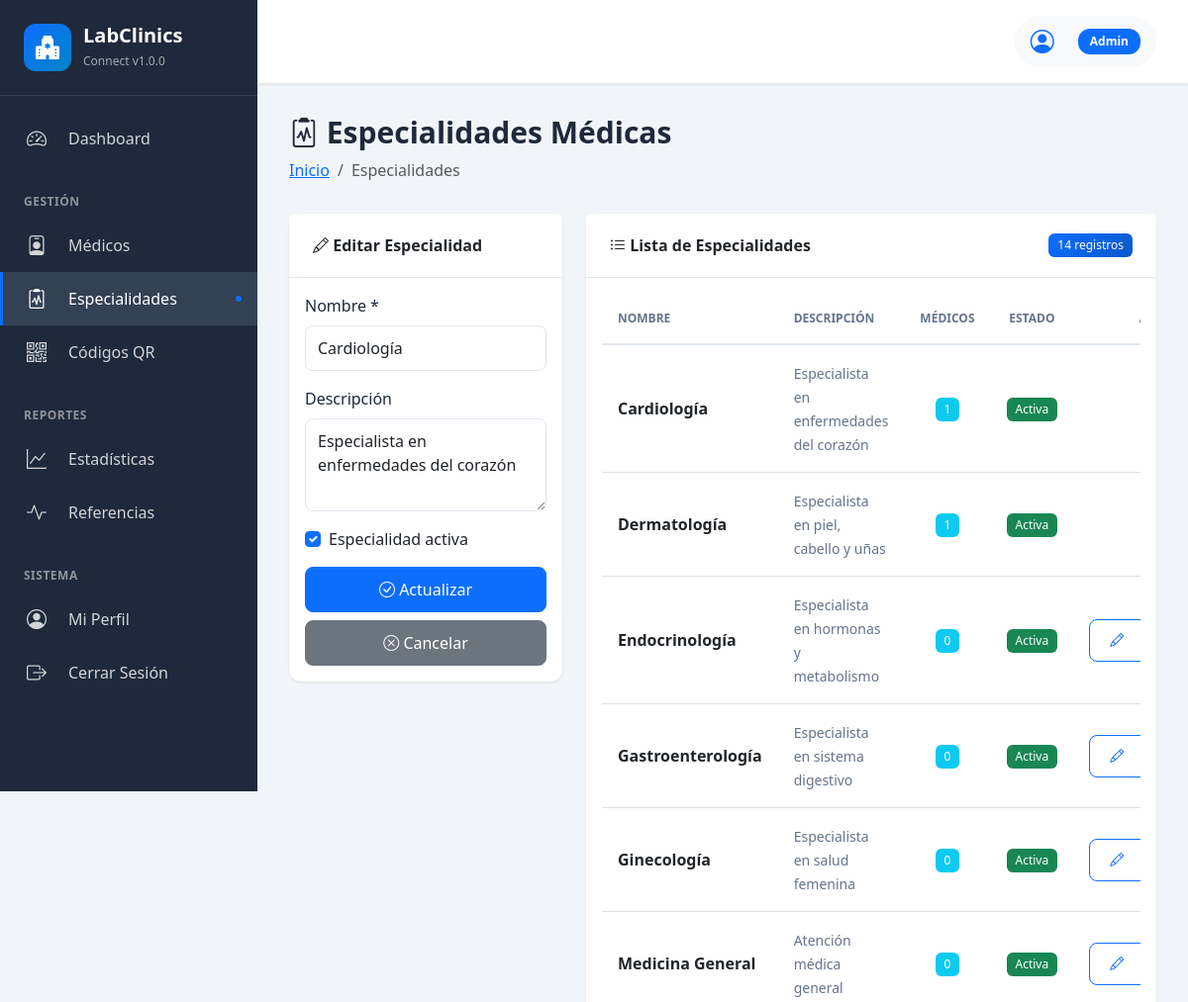
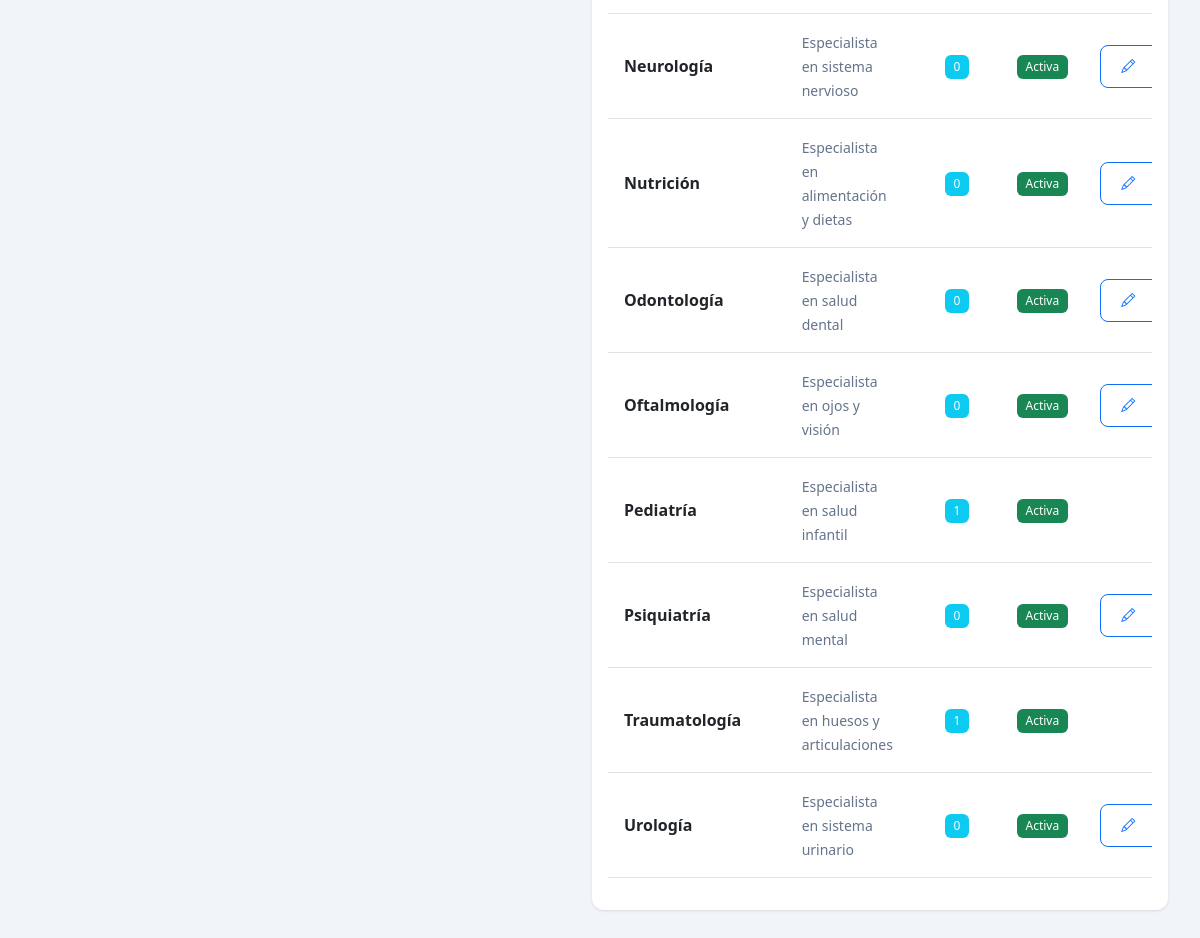
The page /admin/especialidades.php?edit=1 (signed in) on the database its author committed (2 pictures, top to bottom).
### tables this page shows
CREATE TABLE especialidades (
    id INT AUTO_INCREMENT PRIMARY KEY,
    nombre VARCHAR(100) NOT NULL UNIQUE,
    descripcion TEXT,
    activo BOOLEAN DEFAULT 1,
    created_at TIMESTAMP DEFAULT CURRENT_TIMESTAMP,
    INDEX idx_nombre (nombre)
);

### public/admin/especialidades.php (the view, shortened to what this page needs)
<?php
$pdo = getConnection();
$stmt = $pdo->query("
    SELECT e.*, COUNT(m.id) as total_medicos
    FROM especialidades e
    LEFT JOIN medicos m ON e.id = m.especialidad_id AND m.activo = 1
    GROUP BY e.id
    ORDER BY e.nombre
");
$especialidades = $stmt->fetchAll();
$editando = null;
if (isset($_GET['edit'])) {
    $stmt = $pdo->prepare("SELECT * FROM especialidades WHERE id = ?");
    $stmt->execute([$_GET['edit']]);
    $editando = $stmt->fetch();
}
include __DIR__ . '/../../src/templates/admin-header.php';
?>
<div class="page-header">
    <h1><i class="bi bi-clipboard2-pulse"></i> Especialidades Médicas</h1>
    <nav aria-label="breadcrumb">
        <ol class="breadcrumb">
            <li class="breadcrumb-item"><a href="index.php">Inicio</a></li>
            <li class="breadcrumb-item active">Especialidades</li>
        </ol>
    </nav>
</div>
<div class="row">
    <div class="col-md-4 mb-4">
        <div class="card">
            <div class="card-header">
                <i class="bi bi-<?php echo $editando ? 'pencil' : 'plus-circle'; ?>"></i>
                <?php echo $editando ? 'Editar Especialidad' : 'Nueva Especialidad'; ?>
            </div>
            <div class="card-body">
                <form method="POST">
                    <div class="mb-3">
                        <label for="nombre" class="form-label">Nombre *</label>
                        <input type="text" class="form-control" id="nombre" name="nombre"
                               value="<?php echo $editando ? htmlspecialchars($editando['nombre']) : ''; ?>"
                               required>
                    </div>
                    <div class="mb-3">
                        <label for="descripcion" class="form-label">Descripción</label>
                        <textarea class="form-control" id="descripcion" name="descripcion" rows="3"><?php echo $editando ? htmlspecialchars($editando['descripcion']) : ''; ?></textarea>
                    </div>
                    <?php if ($editando): ?>
                        <div class="mb-3">
                            <div class="form-check">
                                <input class="form-check-input" type="checkbox" id="activo" name="activo"
                                       <?php echo $editando['activo'] ? 'checked' : ''; ?>>
                                <label class="form-check-label" for="activo">
                                    Especialidad activa
                                </label>
                            </div>
                        </div>
                    <?php endif; ?>
                    <div class="d-grid gap-2">
                        <button type="submit" class="btn btn-primary">
                            <i class="bi bi-<?php echo $editando ? 'check' : 'plus'; ?>-circle"></i>
                            <?php echo $editando ? 'Actualizar' : 'Crear'; ?>
                        </button>
                        <?php if ($editando): ?>
                            <a href="especialidades.php" class="btn btn-secondary">
                                <i class="bi bi-x-circle"></i> Cancelar
                            </a>
                        <?php endif; ?>
                    </div>
                </form>
            </div>
        </div>
    </div>
    <div class="col-md-8 mb-4">
        <div class="card">
            <div class="card-header d-flex justify-content-between align-items-center">
                <span><i class="bi bi-list-ul"></i> Lista de Especialidades</span>
                <span class="badge bg-primary"><?php echo count($especialidades); ?> registros</span>
            </div>
            <div class="card-body">
                <?php if (empty($especialidades)): ?>
                    <p class="text-muted text-center py-4">No hay especialidades registradas</p>
                <?php else: ?>
                    <div class="table-responsive">
                        <table class="table table-hover">
                            <thead>
                                <tr>
                                    <th>Nombre</th>
                                    <th>Descripción</th>
                                    <th class="text-center">Médicos</th>
                                    <th class="text-center">Estado</th>
                                    <th class="text-end">Acciones</th>
                                </tr>
                            </thead>
                            <tbody>
                                <?php foreach ($especialidades as $esp): ?>
                                    <tr>
                                        <td>
                                            <strong><?php echo htmlspecialchars($esp['nombre']); ?></strong>
                                        </td>
                                        <td>
                                            <small class="text-muted">
                                                <?php echo htmlspecialchars(substr($esp['descripcion'], 0, 50)); ?>
                                            </small>
                                        </td>
                                        <td class="text-center">
                                            <span class="badge bg-info"><?php echo $esp['total_medicos']; ?></span>
                                        </td>
                                        <td class="text-center">
                                            <?php if ($esp['activo']): ?>
                                                <span class="badge bg-success">Activa</span>
                                            <?php else: ?>
                                                <span class="badge bg-secondary">Inactiva</span>
                                            <?php endif; ?>
                                        </td>
                                        <td class="text-end">
                                            <div class="btn-group btn-group-sm">
                                                <a href="especialidades.php?edit=<?php echo $esp['id']; ?>"
                                                   class="btn btn-outline-primary" title="Editar">
                                                    <i class="bi bi-pencil"></i>
                                                </a>
                                            </div>
                                        </td>
                                    </tr>
                                <?php endforeach; ?>
                            </tbody>
                        </table>
                    </div>
                <?php endif; ?>
            </div>
        </div>
    </div>
</div>
<?php include __DIR__ . '/../../src/templates/admin-footer.php'; ?>

### public/assets/css/admin-dashboard.css (style rules this page uses)
:root { --sidebar-width: 260px; --sidebar-bg: #1e293b; --sidebar-hover: #334155; --primary-color: #0ea5e9; --primary-dark: #0284c7; --text-primary: #1e293b; --text-muted: #64748b; --bg-light: #f1f5f9; --border-color: #e2e8f0; }
body { font-family: 'Inter', -apple-system, BlinkMacSystemFont, 'Segoe UI', sans-serif; background-color: var(--bg-light); color: var(--text-primary); }
.page-header { margin-bottom: 2rem; }
.page-header h1 { font-size: 1.875rem; font-weight: 700; color: var(--text-primary); margin: 0; }
.page-header .breadcrumb { background: none; padding: 0; margin: 0.5rem 0 0 0; }
.card { border: none; border-radius: 0.75rem; box-shadow: 0 1px 3px rgba(0,0,0,0.1); margin-bottom: 1.5rem; background: white; }
.card-header { background: white; border-bottom: 1px solid var(--border-color); padding: 1.25rem 1.5rem; font-weight: 600; }
.btn { padding: 0.625rem 1.25rem; border-radius: 0.5rem; font-weight: 500; transition: all 0.2s ease; }
.btn-primary { background: var(--primary-color); border-color: var(--primary-color); }
.table { background: white; }
.table thead th { border-bottom: 2px solid var(--border-color); font-weight: 600; text-transform: uppercase; font-size: 0.75rem; color: var(--text-muted); padding: 1rem; }
.table tbody td { padding: 1rem; vertical-align: middle; }
.form-control { border-radius: 0.5rem; border: 1px solid var(--border-color); padding: 0.625rem 0.75rem; }
.form-label { font-weight: 500; margin-bottom: 0.5rem; color: var(--text-primary); }
.badge { padding: 0.375rem 0.75rem; border-radius: 0.375rem; font-weight: 500; }
.text-muted { color: var(--text-muted) !important; }

### public/assets/css/global.css (style rules this page uses)
:root { --primary-color: #0d6efd; --secondary-color: #6c757d; --success-color: #198754; --danger-color: #dc3545; --light-bg: #f8f9fa; }
body { font-family: 'Segoe UI', Tahoma, Geneva, Verdana, sans-serif; color: #333; }
.card { transition: transform 0.2s, box-shadow 0.2s; }
.btn { transition: all 0.3s ease; }
.table-responsive { border-radius: 0.375rem; }
.badge { font-weight: 500; padding: 0.5em 0.75em; }
.bg-primary { background: linear-gradient(135deg, #0d6efd 0%, #0a58ca 100%) !important; }
.card, .alert { animation: fadeIn 0.5s ease-out; }
.card a { text-decoration: none; }
* { transition: color 0.15s ease-in-out, background-color 0.15s ease-in-out, border-color 0.15s ease-in-out; }

### rows shown on the page
especialidades: nombre "Cardiología", descripcion "Especialista en enfermedades del corazón", activo "☑", total_medicos "1", shows "Activa"
especialidades: nombre "Dermatología", descripcion "Especialista en piel, cabello y uñas", total_medicos "1", activo "Activa"
especialidades: nombre "Endocrinología", descripcion "Especialista en hormonas y metabolismo", total_medicos "0", activo "Activa"
especialidades: nombre "Gastroenterología", descripcion "Especialista en sistema digestivo", total_medicos "0", activo "Activa"
especialidades: nombre "Ginecología", descripcion "Especialista en salud femenina", total_medicos "0", activo "Activa"
especialidades: nombre "Medicina General", descripcion "Atención médica general", total_medicos "0", activo "Activa"
especialidades: nombre "Neurología", descripcion "Especialista en sistema nervioso", total_medicos "0", activo "Activa"
especialidades: nombre "Nutrición", descripcion "Especialista en alimentación y dietas", total_medicos "0", activo "Activa"
especialidades: nombre "Odontología", descripcion "Especialista en salud dental", total_medicos "0", activo "Activa"
especialidades: nombre "Oftalmología", descripcion "Especialista en ojos y visión", total_medicos "0", activo "Activa"
especialidades: nombre "Pediatría", descripcion "Especialista en salud infantil", total_medicos "1", activo "Activa"
especialidades: nombre "Psiquiatría", descripcion "Especialista en salud mental", total_medicos "0", activo "Activa"
especialidades: nombre "Traumatología", descripcion "Especialista en huesos y articulaciones", total_medicos "1", activo "Activa"
especialidades: nombre "Urología", descripcion "Especialista en sistema urinario", total_medicos "0", activo "Activa"

### other values the page prints
SITE_SHORT_NAME "LabClinics"
SITE_VERSION "1.0.0"
count($especialidades) "14"
